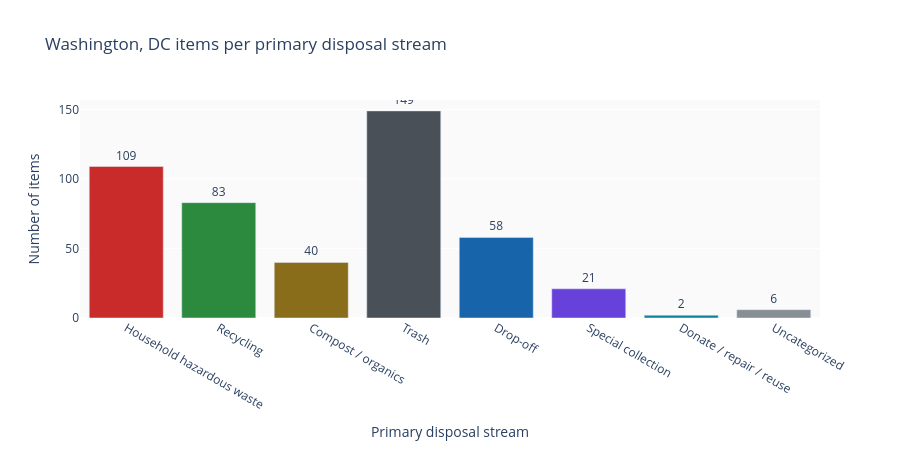

The cell this chart's notebook holds for it:
### Markdown cell above
## 5. Distribution across disposal streams

This bar chart uses each item's primary stream, matching the Seattle notebook's approach for multi-stream items.

### Code cell
counts = items_df["primary_stream"].value_counts().reindex(STREAM_PRIORITY + ["other"]).dropna().reset_index()
counts.columns = ["stream", "count"]

bar = go.Figure(go.Bar(
    x=[STREAM_DISPLAY[s] for s in counts["stream"]],
    y=counts["count"],
    marker_color=[STREAM_COLOUR[s] for s in counts["stream"]],
    text=counts["count"],
    textposition="outside",
))
bar.update_layout(
    title="Washington, DC items per primary disposal stream",
    xaxis_title="Primary disposal stream",
    yaxis_title="Number of items",
    width=900,
    height=450,
    plot_bgcolor="#fafafa",
)
bar.show()

### Figure 1 — Plotly figure (JSON) as saved in the notebook; plotly's stock layout.template omitted (floating-point values rounded to 4 significant figures)
{"data": [{"marker": {"color": ["#c92a2a", "#2b8a3e", "#8a6d1a", "#495057", "#1864ab", "#6741d9", "#0c8599", "#868e96"]}, "text": [109.0, 83.0, 40.0, 149.0, 58.0, 21.0, 2.0, 6.0], "textposition": "outside", "type": "bar", "x": ["Household hazardous waste", "Recycling", "Compost / organics", "Trash", "Drop-off", "Special collection", "Donate / repair / reuse", "Uncategorized"], "y": [109, 83, 40, 149, 58, 21, 2, 6]}], "layout": {"height": 450, "plot_bgcolor": "#fafafa", "title": {"text": "Washington, DC items per primary disposal stream"}, "width": 900, "xaxis": {"title": {"text": "Primary disposal stream"}}, "yaxis": {"title": {"text": "Number of items"}}}}
